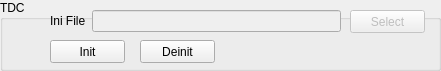
   <widget class="QGroupBox" name="groupBox">
    <property name="geometry">
     <rect>
      <x>40</x>
      <y>100</y>
      <width>441</width>
      <height>71</height>
     </rect>
    </property>
    <property name="title">
     <string>TDC</string>
    </property>
    <widget class="QPushButton" name="pushInitTDC">
     <property name="geometry">
      <rect>
       <x>50</x>
       <y>40</y>
       <width>75</width>
       <height>23</height>
      </rect>
     </property>
     <property name="text">
      <string>Init</string>
     </property>
    </widget>
    <widget class="QPushButton" name="pushDeinitTDC">
     <property name="geometry">
      <rect>
       <x>140</x>
       <y>40</y>
       <width>75</width>
       <height>23</height>
      </rect>
     </property>
     <property name="text">
      <string>Deinit</string>
     </property>
    </widget>
    <widget class="QWidget" name="formLayoutWidget_7">
     <property name="geometry">
      <rect>
       <x>50</x>
       <y>10</y>
       <width>291</width>
       <height>31</height>
      </rect>
     </property>
     <layout class="QFormLayout" name="formLayout_8">
      <item row="0" column="0">
       <widget class="QLabel" name="iniFileLabel">
        <property name="text">
         <string>Ini File</string>
        </property>
       </widget>
      </item>
      <item row="0" column="1">
       <widget class="QLineEdit" name="iniFileLineEdit">
        <property name="enabled">
         <bool>false</bool>
        </property>
       </widget>
      </item>
     </layout>
    </widget>
    <widget class="QPushButton" name="pushSelectIni">
     <property name="enabled">
      <bool>false</bool>
     </property>
     <property name="geometry">
      <rect>
       <x>350</x>
       <y>10</y>
       <width>75</width>
       <height>23</height>
      </rect>
     </property>
     <property name="text">
      <string>Select</string>
     </property>
    </widget>
   </widget>
